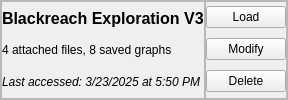
                         <widget class="QFrame" name="example_loadfile_container_6">
                          <property name="frameShape">
                           <enum>QFrame::StyledPanel</enum>
                          </property>
                          <property name="frameShadow">
                           <enum>QFrame::Raised</enum>
                          </property>
                          <layout class="QHBoxLayout" name="horizontalLayout_37">
                           <property name="spacing">
                            <number>0</number>
                           </property>
                           <property name="leftMargin">
                            <number>0</number>
                           </property>
                           <property name="topMargin">
                            <number>0</number>
                           </property>
                           <property name="rightMargin">
                            <number>0</number>
                           </property>
                           <property name="bottomMargin">
                            <number>0</number>
                           </property>
                           <item>
                            <widget class="QFrame" name="example_loadfile_info_16">
                             <property name="sizePolicy">
                              <sizepolicy hsizetype="Expanding" vsizetype="Preferred">
                               <horstretch>0</horstretch>
                               <verstretch>0</verstretch>
                              </sizepolicy>
                             </property>
                             <property name="frameShape">
                              <enum>QFrame::StyledPanel</enum>
                             </property>
                             <property name="frameShadow">
                              <enum>QFrame::Raised</enum>
                             </property>
                             <layout class="QVBoxLayout" name="verticalLayout_49">
                              <property name="spacing">
                               <number>0</number>
                              </property>
                              <property name="leftMargin">
                               <number>0</number>
                              </property>
                              <property name="topMargin">
                               <number>0</number>
                              </property>
                              <property name="rightMargin">
                               <number>0</number>
                              </property>
                              <property name="bottomMargin">
                               <number>0</number>
                              </property>
                              <item>
                               <widget class="QLabel" name="label_71">
                                <property name="font">
                                 <font>
                                  <pointsize>12</pointsize>
                                  <bold>true</bold>
                                 </font>
                                </property>
                                <property name="text">
                                 <string>Blackreach Exploration V3</string>
                                </property>
                               </widget>
                              </item>
                              <item>
                               <widget class="QLabel" name="label_72">
                                <property name="text">
                                 <string>4 attached files, 8 saved graphs</string>
                                </property>
                               </widget>
                              </item>
                              <item>
                               <widget class="QLabel" name="label_73">
                                <property name="font">
                                 <font>
                                  <italic>true</italic>
                                 </font>
                                </property>
                                <property name="text">
                                 <string>Last accessed: 3/23/2025 at 5:50 PM</string>
                                </property>
                               </widget>
                              </item>
                             </layout>
                            </widget>
                           </item>
                           <item>
                            <widget class="QFrame" name="example_loadfile_buttons_16">
                             <property name="frameShape">
                              <enum>QFrame::StyledPanel</enum>
                             </property>
                             <property name="frameShadow">
                              <enum>QFrame::Raised</enum>
                             </property>
                             <layout class="QVBoxLayout" name="verticalLayout_50">
                              <property name="spacing">
                               <number>6</number>
                              </property>
                              <property name="leftMargin">
                               <number>0</number>
                              </property>
                              <property name="topMargin">
                               <number>0</number>
                              </property>
                              <property name="rightMargin">
                               <number>0</number>
                              </property>
                              <property name="bottomMargin">
                               <number>0</number>
                              </property>
                              <item>
                               <widget class="QPushButton" name="pushButton_50">
                                <property name="text">
                                 <string>Load</string>
                                </property>
                               </widget>
                              </item>
                              <item>
                               <widget class="QPushButton" name="pushButton_51">
                                <property name="text">
                                 <string>Modify</string>
                                </property>
                               </widget>
                              </item>
                              <item>
                               <widget class="QPushButton" name="pushButton_52">
                                <property name="text">
                                 <string>Delete</string>
                                </property>
                               </widget>
                              </item>
                             </layout>
                            </widget>
                           </item>
                          </layout>
                         </widget>
